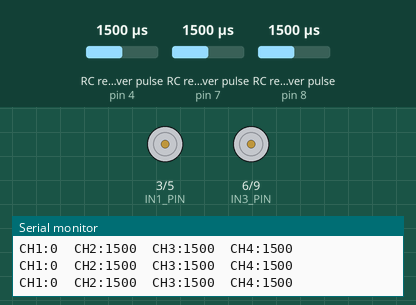
Simulated run of this sketch. Board: Arduino Uno, built with avr-gcc and run on an emulated ATmega328P. Shown: motor-driver pin pairs drawn as motors (green arrow = first pin HIGH = forward, orange = second pin HIGH = backward, longer = more drive), the last lines printed to the serial monitor. Wiring (inferred from the names in the program): 3 × RC receiver channel: data pin 4 / data pin 7 / data pin 8. The inputs (shaded band) are chosen by the test bench; at power-on: RC receiver pulse (sensors on pin 7, pin 8, pin 4) 1500 µs.

Above: at 1.2 s.
1.3 s: RC receiver pulse (sensor on pin 7) set to 1020 µs
At 2.4 s:
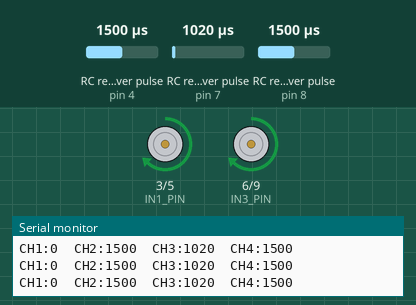
3.1 s: RC receiver pulse (sensor on pin 8) set to 1687 µs
4.6 s: RC receiver pulse (sensor on pin 8) set to 1702 µs
At 5.5 s:
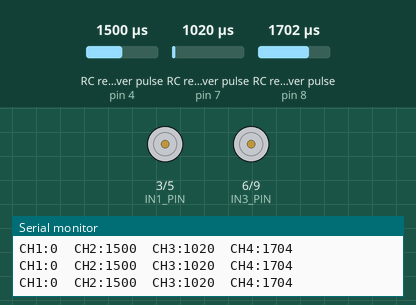
6.5 s: RC receiver pulse (sensor on pin 8) set to 1500 µs
At 7.2 s:
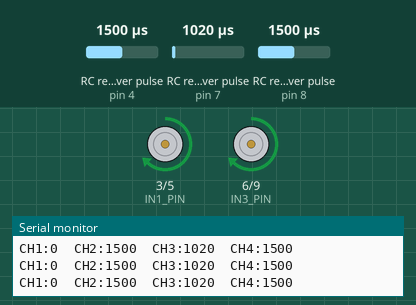
9.5 s: RC receiver pulse (sensor on pin 7) set to 1750 µs
At 11.0 s:
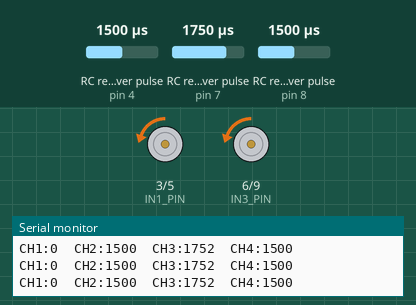
11.3 s: RC receiver pulse (sensor on pin 7) set to 1980 µs
At 12.9 s:
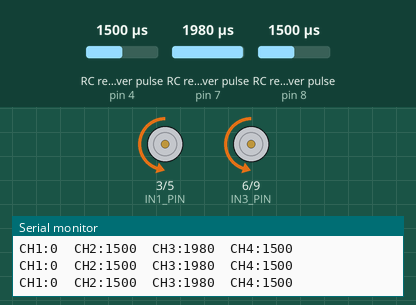
Timing chart, 0 to 14.1 s (numbered marks = the images above; inputs shaded):
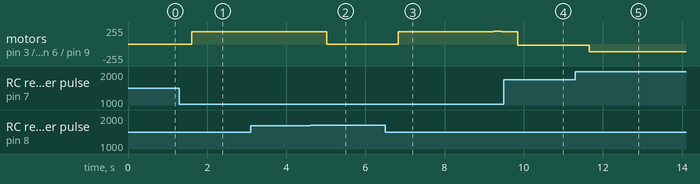

Measured:
- the behaviour switches between 1701 and 1702 µs on RC receiver pulse (sensor on pin 8) (found by bisection; images 1 and 2)
- after the input at 1.3 s, motor on pin 3 (IN1_PIN) / pin 5 (IN2_PIN), motor on pin 6 (IN3_PIN) / pin 9 (IN4_PIN): stopped → forward 183/255 after 0.31 s
- after the input at 4.6 s, motor on pin 3 (IN1_PIN) / pin 5 (IN2_PIN), motor on pin 6 (IN3_PIN) / pin 9 (IN4_PIN): forward 183/255 → stopped after 0.42 s
- after the input at 6.5 s, motor on pin 3 (IN1_PIN) / pin 5 (IN2_PIN), motor on pin 6 (IN3_PIN) / pin 9 (IN4_PIN): stopped → forward 183/255 after 0.33 s, → forward 193/255 2.4 s later, → forward 183/255 0.20 s later
- after the input at 9.5 s, motor on pin 3 (IN1_PIN) / pin 5 (IN2_PIN), motor on pin 6 (IN3_PIN) / pin 9 (IN4_PIN): forward 183/255 → backward 22/255 after 0.35 s
- after the input at 11.3 s, motor on pin 3 (IN1_PIN) / pin 5 (IN2_PIN), motor on pin 6 (IN3_PIN) / pin 9 (IN4_PIN): backward 22/255 → backward 119/255 after 0.36 s

The sketch:

Oct2_RC_Control.ino
```cpp
    #include <EnableInterrupt.h>

    #define SERIAL_PORT_SPEED 9600
    #define RC_NUM_CHANNELS  4

    #define RC_CH1  0
    #define RC_CH2  1
    #define RC_CH3  2
    #define RC_CH4  3

    // pin usage
    // radio pins
    #define RC_CH1_PIN  2
    #define RC_CH2_PIN  4
    #define RC_CH3_PIN  7
    #define RC_CH4_PIN  8

    // motor driver pins
    const int IN1_PIN = 3;
    const int IN2_PIN = 5;
    const int IN3_PIN = 6;
    const int IN4_PIN = 9;


    uint16_t rc_values[RC_NUM_CHANNELS];
    uint32_t rc_start[RC_NUM_CHANNELS];
    volatile uint16_t rc_shared[RC_NUM_CHANNELS];

    void rc_read_values() {
      noInterrupts();
      memcpy(rc_values, (const void *)rc_shared, sizeof(rc_shared));
      interrupts();
    }

    void calc_input(uint8_t channel, uint8_t input_pin) {
      if (digitalRead(input_pin) == HIGH) {
        rc_start[channel] = micros();
      } else {
        uint16_t rc_compare = (uint16_t)(micros() - rc_start[channel]);
        rc_shared[channel] = rc_compare;
      }
    }

    void calc_ch1() {
      calc_input(RC_CH1, RC_CH1_PIN);
    }
    void calc_ch2() {
      calc_input(RC_CH2, RC_CH2_PIN);
    }
    void calc_ch3() {
      calc_input(RC_CH3, RC_CH3_PIN);
    }
    void calc_ch4() {
      calc_input(RC_CH4, RC_CH4_PIN);
    }

    void setup() {
      Serial.begin(SERIAL_PORT_SPEED);

      pinMode(RC_CH1_PIN, INPUT); //side wheel
      pinMode(RC_CH2_PIN, INPUT); //trigger
      pinMode(RC_CH3_PIN, INPUT); //side knob
      pinMode(RC_CH4_PIN, INPUT); //bottom button

      enableInterrupt(RC_CH1_PIN, calc_ch1, CHANGE);
      enableInterrupt(RC_CH2_PIN, calc_ch2, CHANGE);
      enableInterrupt(RC_CH3_PIN, calc_ch3, CHANGE);
      enableInterrupt(RC_CH4_PIN, calc_ch4, CHANGE);

      pinMode(3, OUTPUT);
      pinMode(5, OUTPUT);
      pinMode(6, OUTPUT);
      pinMode(9, OUTPUT);
    }

    void loop() {
      rc_read_values();

      Serial.print("CH1:"); Serial.print(rc_values[RC_CH1]); Serial.print("\t");
      Serial.print("CH2:"); Serial.print(rc_values[RC_CH2]); Serial.print("\t");
      Serial.print("CH3:"); Serial.print(rc_values[RC_CH3]); Serial.print("\t");
      Serial.print("CH4:"); Serial.println(rc_values[RC_CH4]);

      delay(200);

    // robot moving forward and in reverse using Hobby RC controller
      if (rc_values[RC_CH3] > 1700) forward(map(rc_values[RC_CH3], 1700, 2300, 0, 255));
      if (rc_values[RC_CH3] < 1300) reverse(map(rc_values[RC_CH3], 300, 1300, 0, 255));
      if ((rc_values[RC_CH3] < 1700) && (rc_values[RC_CH3] > 1300)) stop();

    // robot moving right and left using Hobby RC controller

      if (rc_values[RC_CH4] > 1700) right(map(rc_values[RC_CH4], 1700, 3000, 0, 255));
      if (rc_values[RC_CH4] < 1300) left (map(rc_values[RC_CH4], 0, 1300, 0, 255));

    }

    void forward(int value) {

     analogWrite(IN1_PIN, 0);
     analogWrite(IN2_PIN, value);
     analogWrite(IN3_PIN, 0);
     analogWrite(IN4_PIN, value);

    }

    void reverse(int value) {

     analogWrite(IN1_PIN, value);
     analogWrite(IN2_PIN, 0);
     analogWrite(IN3_PIN, value);
     analogWrite(IN4_PIN, 0);

    }

    void right(int value) {

     analogWrite(IN1_PIN, 0);
     analogWrite(IN2_PIN, value);
     analogWrite(IN3_PIN, 0);
     analogWrite(IN4_PIN, 0);

    }

    void left(int value) {

     analogWrite(IN1_PIN, 0);
     analogWrite(IN2_PIN, 0);
     analogWrite(IN3_PIN, 0);
     analogWrite(IN4_PIN, value);

    }


    void stop(){
      digitalWrite(IN1_PIN, LOW);
      digitalWrite(IN2_PIN, LOW);
      digitalWrite(IN3_PIN, LOW);
      digitalWrite(IN4_PIN, LOW);
    }
```
